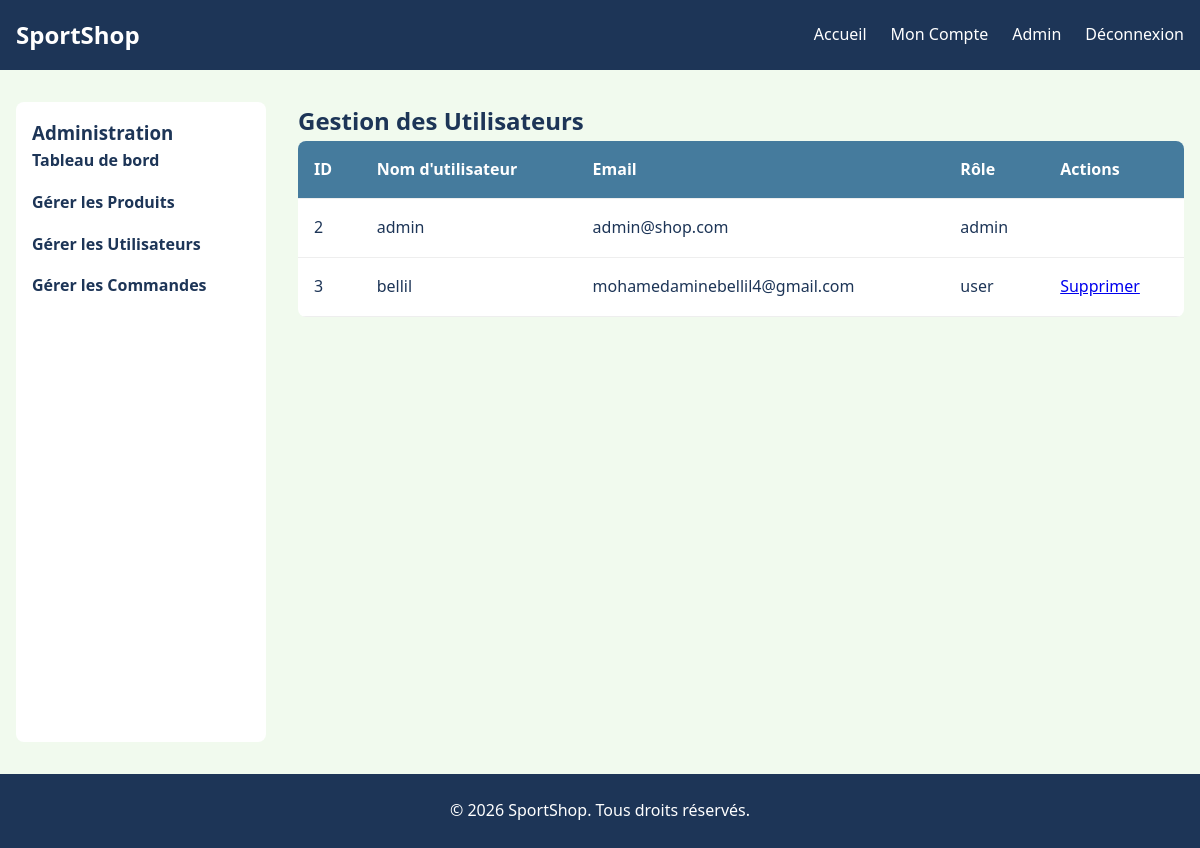
Screenshot of /admin/users.php (signed in) with the database file from the repository.
### tables this page shows
CREATE TABLE users (
    id INTEGER PRIMARY KEY AUTOINCREMENT,
    username TEXT NOT NULL UNIQUE,
    password TEXT NOT NULL,
    email TEXT NOT NULL UNIQUE,
    role TEXT DEFAULT 'user',
    created_at DATETIME DEFAULT CURRENT_TIMESTAMP
);

### classes/Database.php (called while the page is built)
<?php
class Database {
    private static $instance = null;
    private $pdo;
    private function __construct() {
        try {
            $dbPath = __DIR__ . '/../database/sportshop.db';
            $this->pdo = new PDO("sqlite:" . $dbPath);
            $this->pdo->setAttribute(PDO::ATTR_ERRMODE, PDO::ERRMODE_EXCEPTION);
            $this->pdo->setAttribute(PDO::ATTR_DEFAULT_FETCH_MODE, PDO::FETCH_ASSOC);
        } catch (PDOException $e) {
            die("Connection failed: " . $e->getMessage());
        }
    }
    public static function getInstance() {
        if (self::$instance === null) {
            self::$instance = new self();
        }
        return self::$instance;
    }
    public function getConnection() {
        return $this->pdo;
    }
}

### classes/User.php (called while the page is built, shortened)
<?php
require_once __DIR__ . '/Database.php';
class User {
    private $db;
    public function __construct() {
        $this->db = Database::getInstance()->getConnection();
    }
    public function getAllUsers() {
        $stmt = $this->db->query("SELECT * FROM users");
        return $stmt->fetchAll();
    }
}

### public/admin/users.php (the view, shortened to what this page needs)
<?php
require_once __DIR__ . '/../../includes/header.php';
$userObj = new User();
$users = $userObj->getAllUsers();
?>
<div class="admin-container">
    <aside class="admin-sidebar">
        <h3>Administration</h3>
        <ul>
            <li><a href="index.php">Tableau de bord</a></li>
            <li><a href="products.php">Gérer les Produits</a></li>
            <li><a href="users.php">Gérer les Utilisateurs</a></li>
            <li><a href="orders.php">Gérer les Commandes</a></li>
        </ul>
    </aside>
    <main class="admin-content" style="margin: 0; padding: 0;">
        <h2>Gestion des Utilisateurs</h2>
        <table>
            <thead>
                <tr>
                    <th>ID</th>
                    <th>Nom d'utilisateur</th>
                    <th>Email</th>
                    <th>Rôle</th>
                    <th>Actions</th>
                </tr>
            </thead>
            <tbody>
                <?php foreach ($users as $u): ?>
                    <tr>
                        <td><?php echo $u['id']; ?></td>
                        <td><?php echo htmlspecialchars($u['username']); ?></td>
                        <td><?php echo htmlspecialchars($u['email']); ?></td>
                        <td><?php echo htmlspecialchars($u['role']); ?></td>
                        <td>
                            <?php if ($u['id'] != $_SESSION['user_id']): ?>
                                <a href="users.php?action=delete&id=<?php echo $u['id']; ?>" onclick="return confirm('Supprimer cet utilisateur ?')">Supprimer</a>
                            <?php endif; ?>
                        </td>
                    </tr>
                <?php endforeach; ?>
            </tbody>
        </table>
    </main>
</div>
<?php require_once __DIR__ . '/../../includes/footer.php'; ?>

### public/css/style.css (style rules this page uses)
:root { --primary-color: #e63946; --secondary-color: #1d3557; --accent-color: #457b9d; --light-color: #f1faee; --dark-color: #1d3557; --white: #ffffff; --gray: #ccc; }
* { margin: 0; padding: 0; box-sizing: border-box; }
body { font-family: 'Segoe UI', Tahoma, Geneva, Verdana, sans-serif; line-height: 1.6; background-color: var(--light-color); color: var(--dark-color); }
main { max-width: 1200px; margin: 2rem auto; padding: 0 1rem; min-height: 80vh; }
.admin-container { display: flex; gap: 2rem; }
.admin-sidebar { width: 250px; background: var(--white); padding: 1rem; border-radius: 8px; }
.admin-sidebar ul { list-style: none; }
.admin-sidebar ul li { margin-bottom: 1rem; }
.admin-sidebar ul li a { text-decoration: none; color: var(--dark-color); font-weight: bold; }
.admin-content { flex: 1; }
table { width: 100%; border-collapse: collapse; background: var(--white); border-radius: 8px; overflow: hidden; }
table th, table td { padding: 1rem; text-align: left; border-bottom: 1px solid #eee; }
table th { background: var(--accent-color); color: var(--white); }

### rows the page displays
users: id "2", username "admin", email "admin@shop.com", role "admin"
users: id "3", username "bellil", email "mohamedaminebellil4@gmail.com", role "user"
